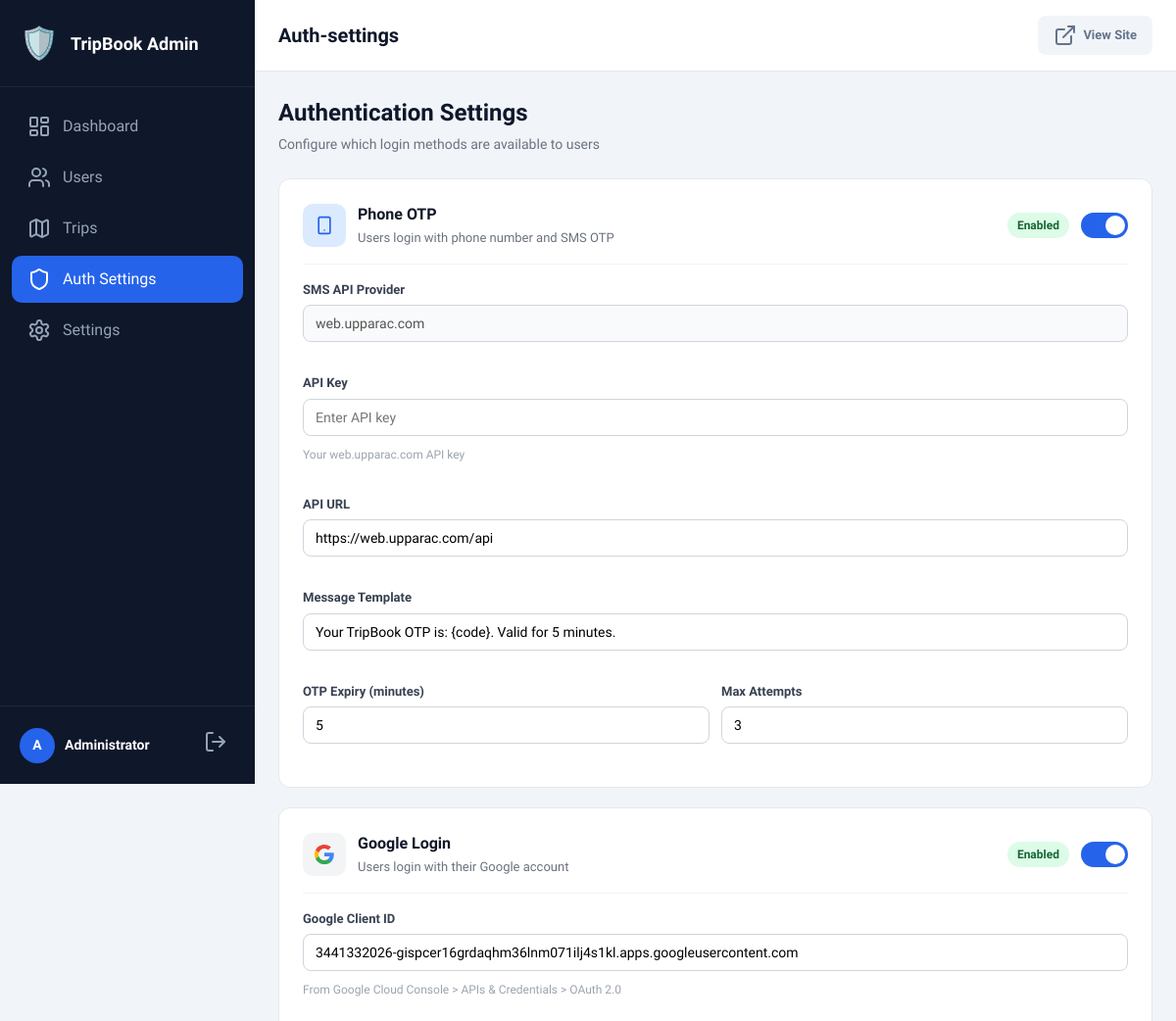
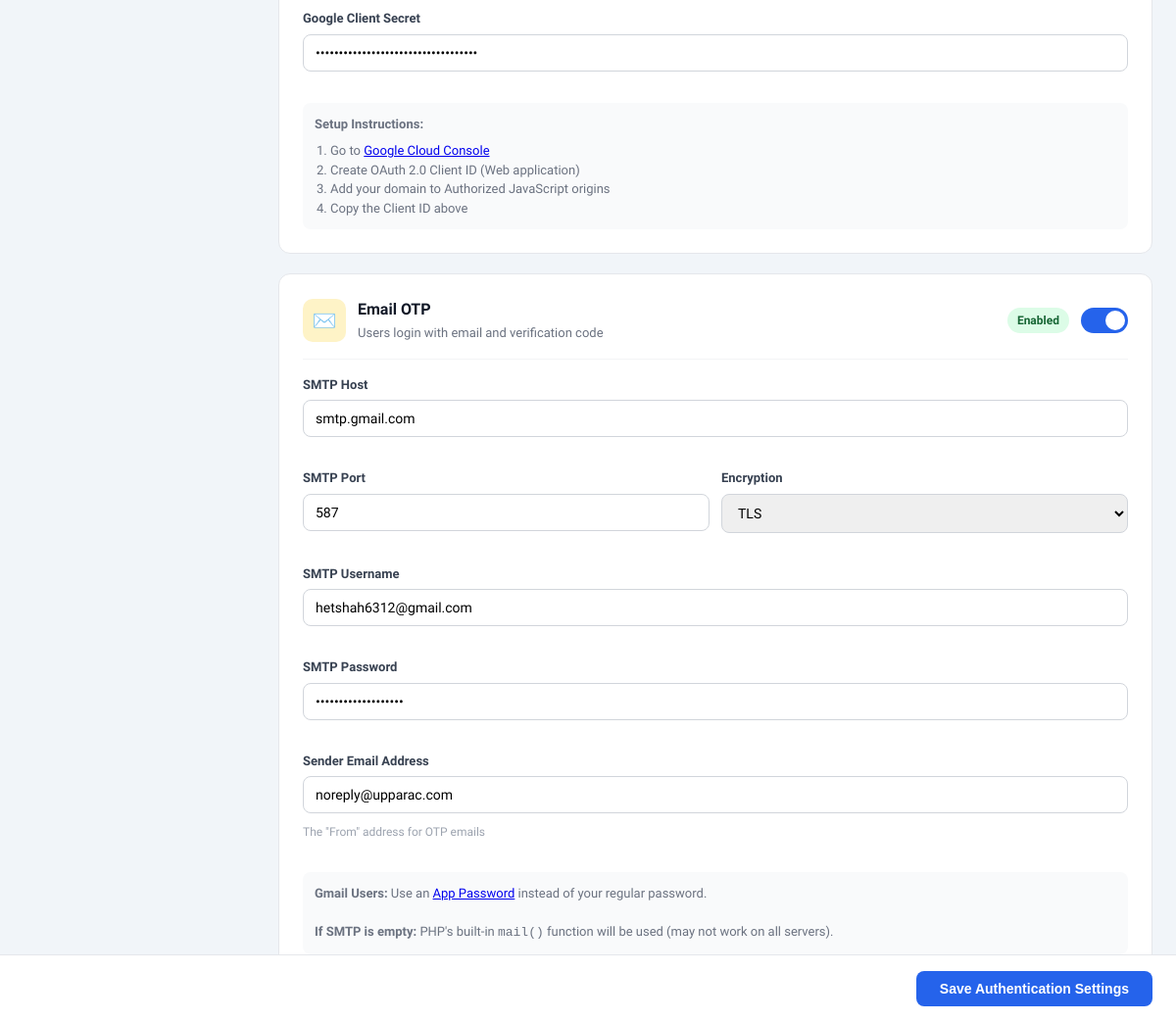
Screenshot of /admin/auth-settings.php (signed in) with the database file from the repository (2 pictures, top to bottom).
### tables this page shows
CREATE TABLE `app_settings` (
    `id` INT UNSIGNED AUTO_INCREMENT PRIMARY KEY,
    `setting_key` VARCHAR(100) UNIQUE NOT NULL,
    `setting_value` TEXT,
    `setting_group` VARCHAR(50) NOT NULL DEFAULT 'general',
    `description` VARCHAR(255),
    `created_at` TIMESTAMP DEFAULT CURRENT_TIMESTAMP,
    `updated_at` TIMESTAMP DEFAULT CURRENT_TIMESTAMP ON UPDATE CURRENT_TIMESTAMP
);

### admin/auth-settings.php (the view, shortened to what this page needs)
<?php
$db = getDBConnection();
function getAuthSetting(string $key, string $default = ''): string {
    global $db;
    $stmt = $db->prepare("SELECT setting_value FROM app_settings WHERE setting_key = ?");
    $stmt->execute([$key]);
    $row = $stmt->fetch();
    return $row ? (string)$row['setting_value'] : $default;
}
$authPhoneEnabled = getAuthSetting('auth_phone_enabled', '1');
$authGoogleEnabled = getAuthSetting('auth_google_enabled', '0');
$authEmailEnabled = getAuthSetting('auth_email_enabled', '0');
include 'includes/header.php';
?>
<div class="page-header">
    <h2>Authentication Settings</h2>
    <p style="color: #6b7280; font-size: 14px; margin-top: 4px;">Configure which login methods are available to users</p>
</div>
<form method="POST" id="auth-settings-form">
    <div class="auth-method-card">
        <div class="auth-method-header">
            <div class="auth-method-title">
                <div class="auth-method-icon" style="background: #dbeafe; color: #2563eb;">
                    <i data-lucide="smartphone" style="width:20px;height:20px;"></i>
                </div>
                <div>
                    <div class="auth-method-name">Phone OTP</div>
                    <div class="auth-method-desc">Users login with phone number and SMS OTP</div>
                </div>
            </div>
            <div style="display: flex; align-items: center; gap: 12px;">
                <span class="status-badge <?= $authPhoneEnabled === '1' ? 'status-enabled' : 'status-disabled' ?>">
                    <?= $authPhoneEnabled === '1' ? 'Enabled' : 'Disabled' ?>
                </span>
                <label class="toggle-switch">
                    <span class="toggle-slider"></span>
                </label>
            </div>
        </div>
        <div class="auth-method-fields" id="phone-fields" style="<?= $authPhoneEnabled !== '1' ? 'opacity:0.5' : '' ?>">
            <div class="form-group">
                <label>SMS API Provider</label>
                <input type="text" value="web.upparac.com" disabled class="form-control" style="background:#f9fafb;">
            </div>
            <div class="form-group">
                <label>API Key</label>
                <input type="text" name="settings[otp_api_key]" value="<?= htmlspecialchars(getAuthSetting('otp_api_key')) ?>" placeholder="Enter API key">
                <span class="form-hint">Your web.upparac.com API key</span>
            </div>
            <div class="form-group">
                <label>API URL</label>
                <input type="url" name="settings[otp_api_url]" value="<?= htmlspecialchars(getAuthSetting('otp_api_url', 'https://web.upparac.com/api')) ?>">
            </div>
            <div class="form-group">
                <label>Message Template</label>
                <input type="text" name="settings[otp_message_template]" value="<?= htmlspecialchars(getAuthSetting('otp_message_template', 'Your TripBook OTP is: {code}. Valid for 5 minutes.')) ?>" placeholder="Use {code} for OTP">
            </div>
            <div style="display:grid; grid-template-columns: 1fr 1fr; gap: 12px;">
                <div class="form-group">
                    <label>OTP Expiry (minutes)</label>
                    <input type="number" name="settings[otp_expiry_minutes]" value="<?= htmlspecialchars(getAuthSetting('otp_expiry_minutes', '5')) ?>" min="1" max="30">
                </div>
                <div class="form-group">
                    <label>Max Attempts</label>
                    <input type="number" name="settings[otp_max_attempts]" value="<?= htmlspecialchars(getAuthSetting('otp_max_attempts', '3')) ?>" min="1" max="10">
                </div>
            </div>
        </div>
    </div>
    <div class="auth-method-card">
        <div class="auth-method-header">
            <div class="auth-method-title">
                <div class="auth-method-icon" style="background: #f3f4f6;">
                </div>
                <div>
                    <div class="auth-method-name">Google Login</div>
                    <div class="auth-method-desc">Users login with their Google account</div>
                </div>
            </div>
            <div style="display: flex; align-items: center; gap: 12px;">
                <span class="status-badge <?= $authGoogleEnabled === '1' ? 'status-enabled' : 'status-disabled' ?>">
                    <?= $authGoogleEnabled === '1' ? 'Enabled' : 'Disabled' ?>
                </span>
                <label class="toggle-switch">
                    <span class="toggle-slider"></span>
                </label>
            </div>
        </div>
        <div class="auth-method-fields <?= $authGoogleEnabled !== '1' ? 'collapsed' : '' ?>" id="google-fields">
            <div class="form-group">
                <label>Google Client ID</label>
                <input type="text" name="settings[google_client_id]" value="<?= htmlspecialchars(getAuthSetting('google_client_id')) ?>" placeholder="xxxx.apps.googleusercontent.com">
                <span class="form-hint">From Google Cloud Console > APIs & Credentials > OAuth 2.0</span>
            </div>
            <div class="form-group">
                <label>Google Client Secret</label>
                <input type="password" name="settings[google_client_secret]" value="<?= htmlspecialchars(getAuthSetting('google_client_secret')) ?>" placeholder="Enter client secret">
            </div>
            <div style="background: #f9fafb; border-radius: 8px; padding: 12px; font-size: 13px; color: #6b7280;">
                <strong>Setup Instructions:</strong>
                <ol style="margin: 8px 0 0 16px; padding: 0;">
                    <li>Go to <a href="https://console.cloud.google.com/apis/credentials" target="_blank">Google Cloud Console</a></li>
                    <li>Create OAuth 2.0 Client ID (Web application)</li>
                    <li>Add your domain to Authorized JavaScript origins</li>
                    <li>Copy the Client ID above</li>
                </ol>
            </div>
        </div>
    </div>
    <div class="auth-method-card">
        <div class="auth-method-header">
            <div class="auth-method-title">
                <div class="auth-method-icon" style="background: #fef3c7; color: #d97706;">
                    ✉️
                </div>
                <div>
                    <div class="auth-method-name">Email OTP</div>
                    <div class="auth-method-desc">Users login with email and verification code</div>
                </div>
            </div>
            <div style="display: flex; align-items: center; gap: 12px;">
                <span class="status-badge <?= $authEmailEnabled === '1' ? 'status-enabled' : 'status-disabled' ?>">
                    <?= $authEmailEnabled === '1' ? 'Enabled' : 'Disabled' ?>
                </span>
                <label class="toggle-switch">
                    <span class="toggle-slider"></span>
                </label>
            </div>
        </div>
        <div class="auth-method-fields <?= $authEmailEnabled !== '1' ? 'collapsed' : '' ?>" id="email-fields">
            <div class="form-group">
                <label>SMTP Host</label>
                <input type="text" name="settings[email_smtp_host]" value="<?= htmlspecialchars(getAuthSetting('email_smtp_host')) ?>" placeholder="smtp.gmail.com">
            </div>
            <div style="display:grid; grid-template-columns: 1fr 1fr; gap: 12px;">
                <div class="form-group">
                    <label>SMTP Port</label>
                    <input type="number" name="settings[email_smtp_port]" value="<?= htmlspecialchars(getAuthSetting('email_smtp_port', '587')) ?>">
                </div>
                <div class="form-group">
                    <label>Encryption</label>
                    <select name="settings[email_smtp_encryption]">
                        <option value="tls" <?= getAuthSetting('email_smtp_encryption', 'tls') === 'tls' ? 'selected' : '' ?>>TLS</option>
                    </select>
                </div>
            </div>
            <div class="form-group">
                <label>SMTP Username</label>
                <input type="text" name="settings[email_smtp_user]" value="<?= htmlspecialchars(getAuthSetting('email_smtp_user')) ?>" placeholder="your@email.com">
            </div>
            <div class="form-group">
                <label>SMTP Password</label>
                <input type="password" name="settings[email_smtp_pass]" value="<?= htmlspecialchars(getAuthSetting('email_smtp_pass')) ?>" placeholder="App password or SMTP password">
            </div>
            <div class="form-group">
                <label>Sender Email Address</label>
                <input type="email" name="settings[email_smtp_from]" value="<?= htmlspecialchars(getAuthSetting('email_smtp_from')) ?>" placeholder="noreply@yourdomain.com">
                <span class="form-hint">The "From" address for OTP emails</span>
            </div>
            <div style="background: #f9fafb; border-radius: 8px; padding: 12px; font-size: 13px; color: #6b7280;">
                <strong>Gmail Users:</strong> Use an <a href="https://myaccount.google.com/apppasswords" target="_blank">App Password</a> instead of your regular password.
                <br><br>
                <strong>If SMTP is empty:</strong> PHP's built-in <code>mail()</code> function will be used (may not work on all servers).
            </div>
        </div>
    </div>
    <div class="save-bar">
        <button type="submit" class="btn btn-primary">Save Authentication Settings</button>
    </div>
</form>
<?php include 'includes/footer.php'; ?>

### admin/assets/style.css (style rules this page uses)
* { box-sizing: border-box; margin: 0; padding: 0; }
body { font-family: 'Plus Jakarta Sans', -apple-system, BlinkMacSystemFont, sans-serif; background: #f1f5f9; color: #0f172a; line-height: 1.5; }
.form-group { margin-bottom: 20px; }
.form-control { width: 100%; padding: 10px 14px; font-size: 14px; border: 2px solid #e2e8f0; border-radius: 8px; transition: border-color 0.2s; font-family: inherit; }
.form-hint { display: block; margin-top: 4px; font-size: 12px; color: #94a3b8; }
.btn-primary { padding: 12px 24px; font-size: 14px; font-weight: 700; color: white; background: #2563eb; border: none; border-radius: 8px; cursor: pointer; transition: background 0.2s; }
.page-header { margin-bottom: 24px; }
.page-header h2 { font-size: 24px; font-weight: 800; }

### admin/auth-settings.php (style rules this page uses)
.toggle-switch { position: relative; display: inline-block; width: 48px; height: 26px; flex-shrink: 0; }
.toggle-slider { position: absolute; cursor: pointer; top: 0; left: 0; right: 0; bottom: 0; background-color: #ccc; transition: 0.3s; border-radius: 26px; }
.toggle-slider:before { position: absolute; content: ""; height: 20px; width: 20px; left: 3px; bottom: 3px; background-color: white; transition: 0.3s; border-radius: 50%; }
.toggle-switch input:checked + .toggle-slider { background-color: #2563eb; }
.toggle-switch input:checked + .toggle-slider:before { transform: translateX(22px); }
.auth-method-card { background: white; border-radius: 12px; border: 1px solid #e5e7eb; padding: 24px; margin-bottom: 20px; }
.auth-method-header { display: flex; align-items: center; justify-content: space-between; margin-bottom: 16px; }
.auth-method-title { display: flex; align-items: center; gap: 12px; }
.auth-method-icon { width: 44px; height: 44px; border-radius: 10px; display: flex; align-items: center; justify-content: center; font-size: 20px; }
.auth-method-name { font-size: 16px; font-weight: 700; color: #111827; }
.auth-method-desc { font-size: 13px; color: #6b7280; margin-top: 2px; }
.auth-method-fields { display: flex; flex-direction: column; gap: 12px; padding-top: 16px; border-top: 1px solid #f3f4f6; }
.form-group { display: flex; flex-direction: column; gap: 6px; }
.form-group label { font-size: 13px; font-weight: 600; color: #374151; }
.form-group input, .form-group select { padding: 10px 12px; border: 1px solid #d1d5db; border-radius: 8px; font-size: 14px; font-family: inherit; }
.form-hint { font-size: 12px; color: #9ca3af; }
.status-badge { display: inline-block; padding: 4px 10px; border-radius: 20px; font-size: 12px; font-weight: 600; }
.status-enabled { background: #dcfce7; color: #166534; }
.save-bar { position: fixed; bottom: 0; left: 0; right: 0; background: white; border-top: 1px solid #e5e7eb; padding: 16px 24px; display: flex; justify-content: flex-end; gap: 12px; z-index: 100; }
.save-bar .btn { padding: 10px 24px; border-radius: 8px; font-weight: 600; font-size: 14px; border: none; cursor: pointer; }
.save-bar .btn-primary { background: #2563eb; color: white; }

### rows the page displays
app_settings: setting_value "https://web.upparac.com/api"
app_settings: setting_value "Your TripBook OTP is: {code}. Valid for 5 minutes."
app_settings: setting_value "5"
app_settings: setting_value "3"
app_settings: setting_value "3441332026-gispcer16grdaqhm36lnm071ilj4s1kl.apps.googleusercontent.com"
app_settings: setting_value "smtp.gmail.com"
app_settings: setting_value "587"
app_settings: setting_value "TLS"
app_settings: setting_value "hetshah6312@gmail.com"
app_settings: setting_value "noreply@upparac.com"

### other values shown
substr($admin['name'], 0, 1) "A"
$admin['name'] "Administrator"
basename($_SERVER['PHP_SELF'], '.php') "Auth-settings"
